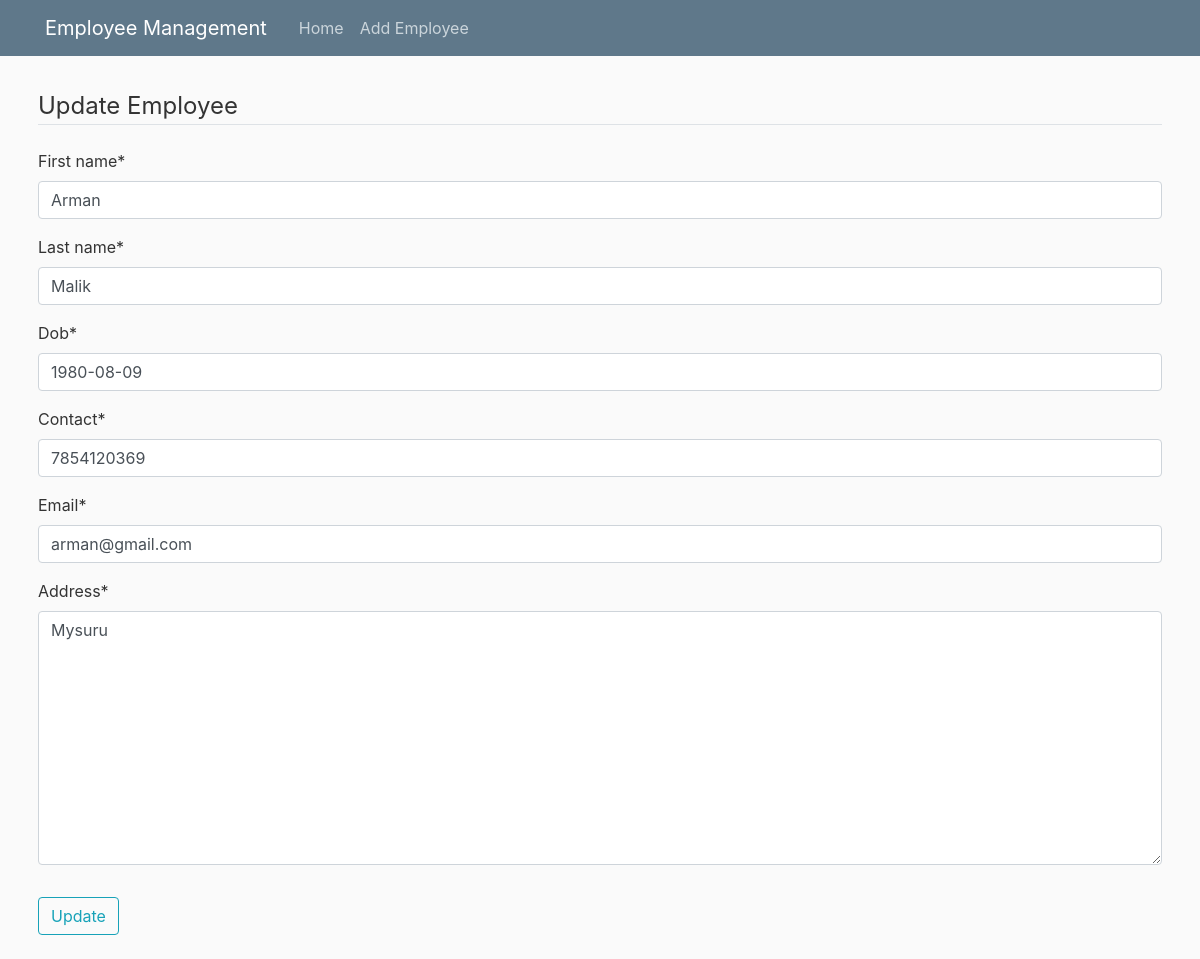
Screenshot of /emp/2/update/ with the database file from the repository.
### crud/models.py (models this page shows, shortened)
class Employee(models.Model):
    first_name = models.CharField(max_length=50)
    last_name = models.CharField(max_length=50)
    dob = models.DateField(null=False, blank=False)
    contact = models.CharField(max_length=25)
    email = models.EmailField()
    address = models.TextField()

### crud/views.py (the view)
# urls.py: path('emp/<int:pk>/update/', EmployeeUpdateView.as_view(), name='emp-update'),
class EmployeeUpdateView(UpdateView):
    model = Employee
    fields = ['first_name', 'last_name', 'dob', 'contact', 'email', 'address']
    success_url = '/'

### crud/templates/crud/employee_form.html (shortened to what this page needs)
{% extends "crud/base.html" %}
{% load crispy_forms_tags %}
{% block content %}
<div class="container mx-auto p-2 ">
    <form method="post">
        <fieldset class="form-group">
            <legend class="border-bottom mb-4">Update Employee</legend>
            {{ form|crispy }}
        </fieldset>
        <div class="form-group">
            <button class="btn btn-outline-info" type="submit">Update</button>
        </div>
    </form>
</div>
{% endblock content %}

### crud/static/crud/main.css (style rules this page uses)
body { background: #fafafa; color: #333333; margin-top: 5rem; }

### rows the page displays
Employee: first_name "Arman", last_name "Malik", dob "1980-08-09", contact "7854120369", email "arman@gmail.com", address "Mysuru"
